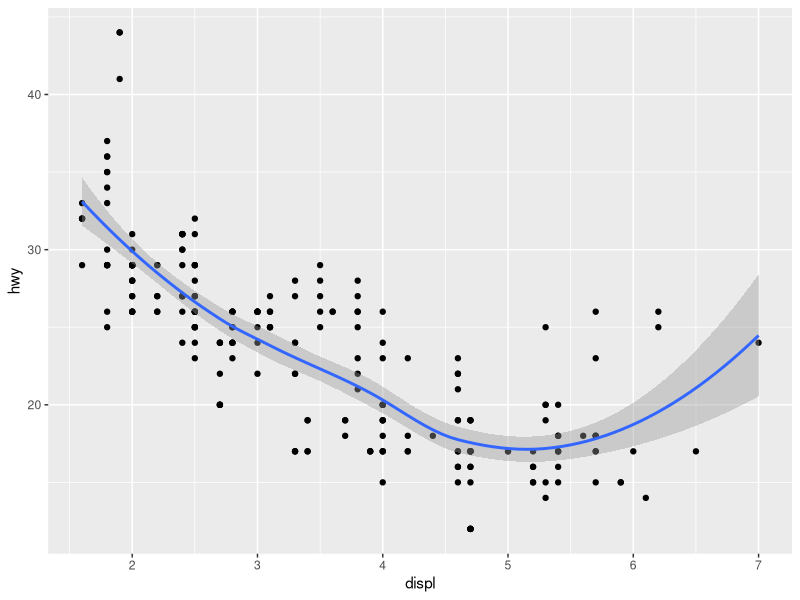
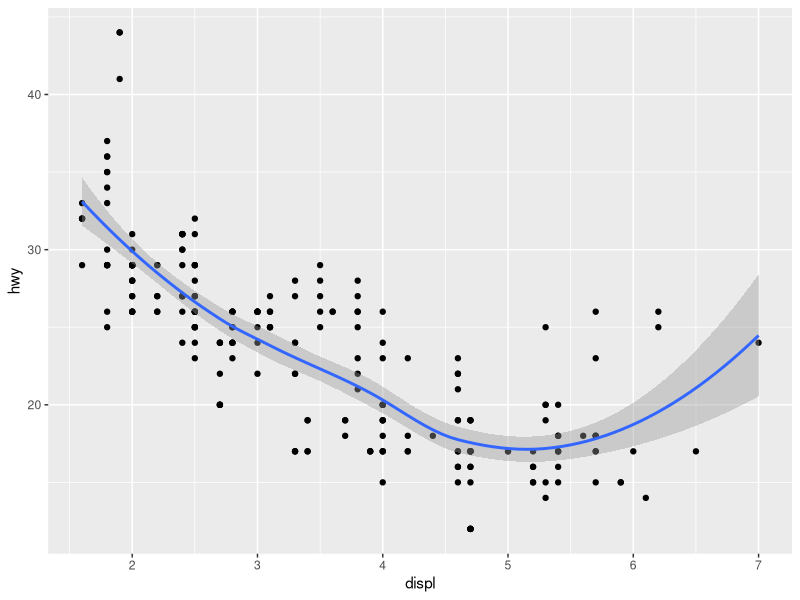
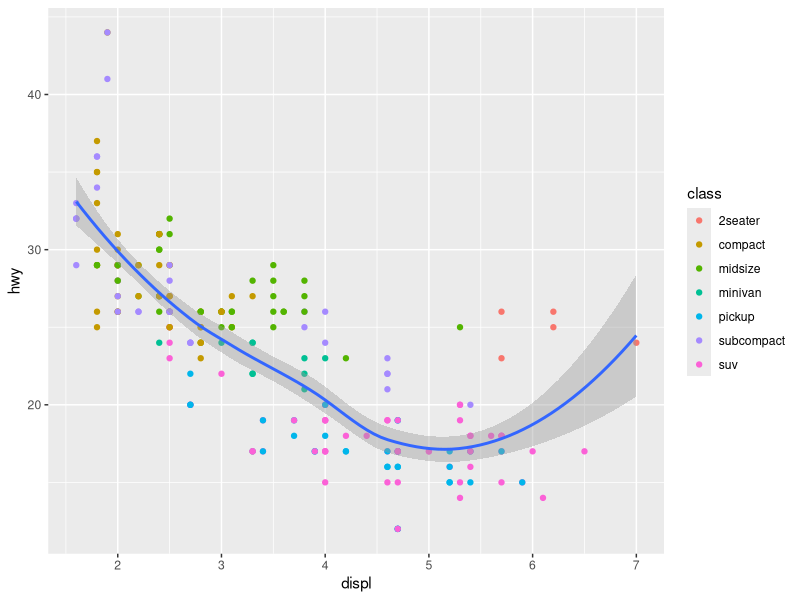

Write the R code that produced these figures, in order.
# install.packages("ggplot2")
library(ggplot2)
head(mpg)
?mpg
ggplot(data=mpg)+
  geom_point(mapping = aes(x=displ, y=hwy))+
  geom_smooth(mapping = aes(x=displ, y=hwy))

ggplot(data=mpg, mapping = aes(x=displ, y=hwy))+
  geom_point()+
  geom_smooth()

ggplot(data=mpg, mapping = aes(x=displ, y=hwy))+
  geom_point(aes(color=class))+
  geom_smooth()

?aes

set.seed(123)
data <- data.frame(cond=factor(rep(c("A", "B"), each=200)), 
                   rating=c(rnorm(200), rnorm(200, mean=.8)))





